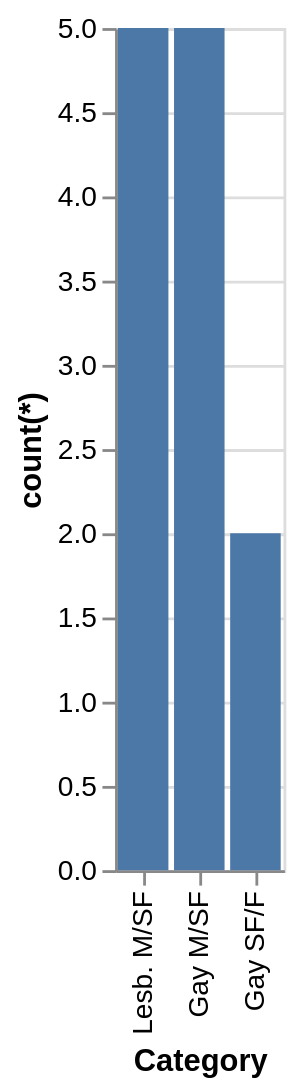

This figure's Vega-Lite source:
### Vega-Lite specification from a JSON file in a GitHub repository (floating-point values rounded to 4 significant figures)
{"data": {"values": [{"x_data": "Lesb. M/SF", "y_data": 5}, {"x_data": "Gay M/SF", "y_data": 5}, {"x_data": "Gay SF/F", "y_data": 2}]}, "mark": "bar", "encoding": {"x": {"field": "x_data", "type": "nominal", "title": "Category", "sort": {"op": "sum", "field": "y_data", "order": "descending"}}, "y": {"field": "y_data", "type": "quantitative", "title": "count(*)"}}}
